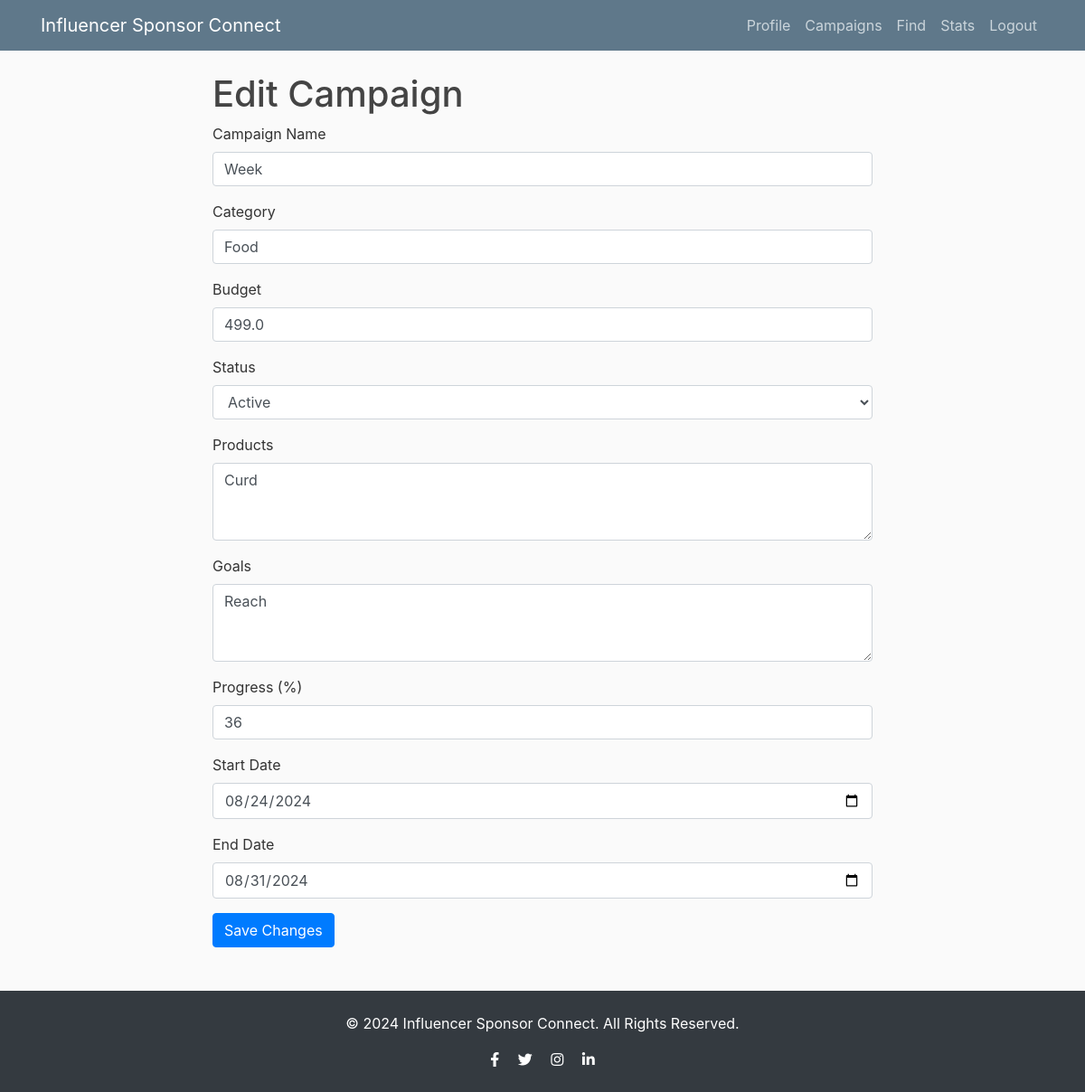
The app's page /edit_campaign/3 (signed in), older data.
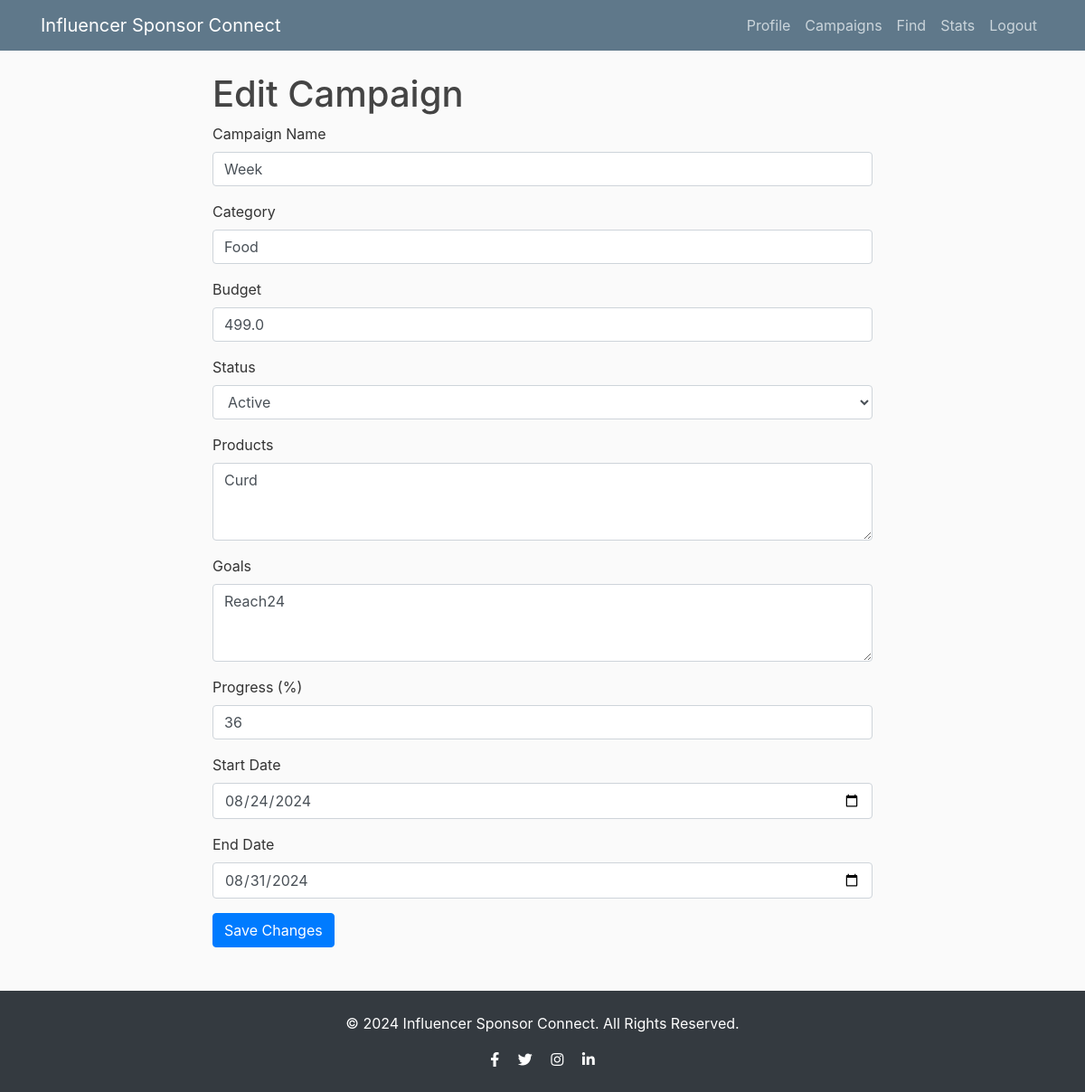
The same page, newer data.
### Flask/models.py (models this page shows)
class Campaign(db.Model,UserMixin):
    __tablename__ = 'campaigns'
    id = db.Column(db.Integer, primary_key=True)
    user_id = db.Column(db.Integer, db.ForeignKey('user.id'), nullable=False)  # Added user_id
    campaign_name = db.Column(db.String(120), nullable=False)
    category = db.Column(db.String(80))
    budget = db.Column(db.Float)
    status = db.Column(db.String(80))
    products = db.Column(db.String(200))
    goals = db.Column(db.String(200))
    progress = db.Column(db.Integer)
    start_date = db.Column(db.Date)
    end_date = db.Column(db.Date)
    ad_requests = db.relationship('AdRequest', back_populates='campaign', cascade="all, delete-orphan")
    sponsor = db.relationship('User', backref=db.backref('campaigns', lazy=True))

### Flask/routes.py (the view, shortened to what this page needs)
@app.route('/edit_campaign/<int:campaign_id>', methods=['GET', 'POST'])
@login_required
def edit_campaign(campaign_id):
    campaign = Campaign.query.get_or_404(campaign_id)
    return render_template('edit_campaign.html', campaign=campaign)

### Flask/__init__.py (called while the page is built)
@login_manager.user_loader
def load_user(user_id):
    from Flask.models import User
    return User.query.get(int(user_id))

### Flask/templates/edit_campaign.html (shortened to what this page needs)
{% extends "layout.html" %}
{% block content %}
    <h1>Edit Campaign</h1>
    <form method="post" action="{{ url_for('edit_campaign', campaign_id=campaign.id) }}">
        <div class="form-group">
            <label for="campaign_name">Campaign Name</label>
            <input type="text" class="form-control" id="campaign_name" name="campaign_name" value="{{ campaign.campaign_name }}" required>
        </div>
        <div class="form-group">
            <label for="category">Category</label>
            <input type="text" class="form-control" id="category" name="category" value="{{ campaign.category }}" required>
        </div>
        <div class="form-group">
            <label for="budget">Budget</label>
            <input type="number" class="form-control" id="budget" name="budget" value="{{ campaign.budget }}" required>
        </div>
        <div class="form-group">
            <label for="status">Status</label>
            <select class="form-control" id="status" name="status" required>
                <option value="active" {% if campaign.status == 'active' %}selected{% endif %}>Active</option>
            </select>
        </div>
        <div class="form-group">
            <label for="products">Products</label>
            <textarea class="form-control" id="products" name="products" rows="3" required>{{ campaign.products }}</textarea>
        </div>
        <div class="form-group">
            <label for="goals">Goals</label>
            <textarea class="form-control" id="goals" name="goals" rows="3" required>{{ campaign.goals }}</textarea>
        </div>
        <div class="form-group">
            <label for="progress">Progress (%)</label>
            <input type="number" class="form-control" id="progress" name="progress" min="0" max="100" value="{{ campaign.progress }}" required>
        </div>
        <div class="form-group">
            <label for="start_date">Start Date</label>
            <input type="date" class="form-control" id="start_date" name="start_date" value="{{ campaign.start_date }}" required>
        </div>
        <div class="form-group">
            <label for="end_date">End Date</label>
            <input type="date" class="form-control" id="end_date" name="end_date" value="{{ campaign.end_date }}" required>
        </div>
        <button type="submit" class="btn btn-primary">Save Changes</button>
    </form>
{% endblock %}

Row changes from the older to the newer data that the page shows:
changed Campaign "Week": goals "Reach" → "Reach24"
